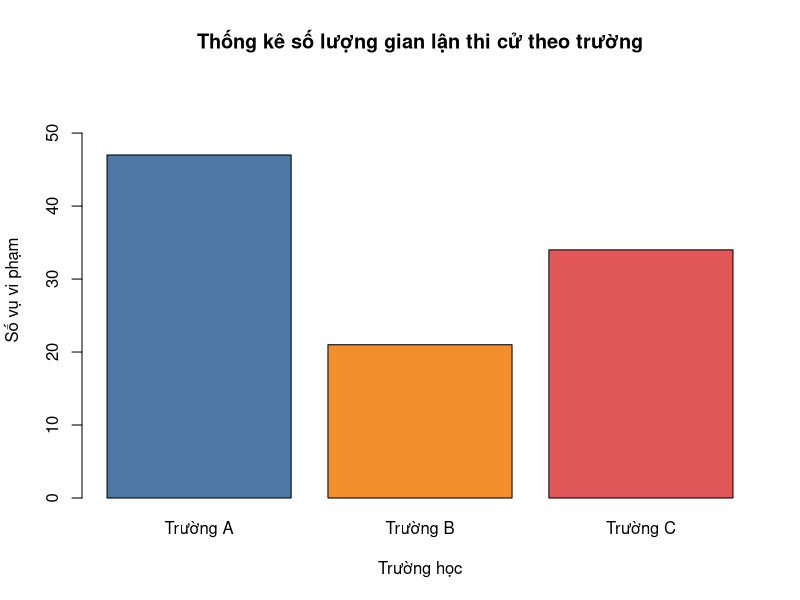

Recreate this plot in R.
# 1. Khởi tạo dữ liệu
set.seed(123)
du_lieu <- data.frame(
  Truong = rep(c("Trường A", "Trường B", "Trường C"), each = 4),
  Mon_Hoc = rep(c("Toán", "Lập trình", "Cơ sở dữ liệu", "Mạng máy tính"), 3),
  So_Vu_Gian_Lan = sample(1:15, 12, replace = TRUE)
)

# 2. Tính tổng số vụ theo trường (Tạo biến tong_theo_truong)
tong_theo_truong <- aggregate(So_Vu_Gian_Lan ~ Truong, data = du_lieu, sum)
colnames(tong_theo_truong) <- c("Trường", "Tổng số vụ gian lận")

# 3. Vẽ biểu đồ
barplot(
  height = tong_theo_truong$`Tổng số vụ gian lận`,
  names.arg = tong_theo_truong$`Trường`,
  col = c("#4E79A7", "#F28E2B", "#E15759"),
  main = "Thống kê số lượng gian lận thi cử theo trường",
  xlab = "Trường học",
  ylab = "Số vụ vi phạm",
  ylim = c(0, max(tong_theo_truong$`Tổng số vụ gian lận`) + 10)
)
